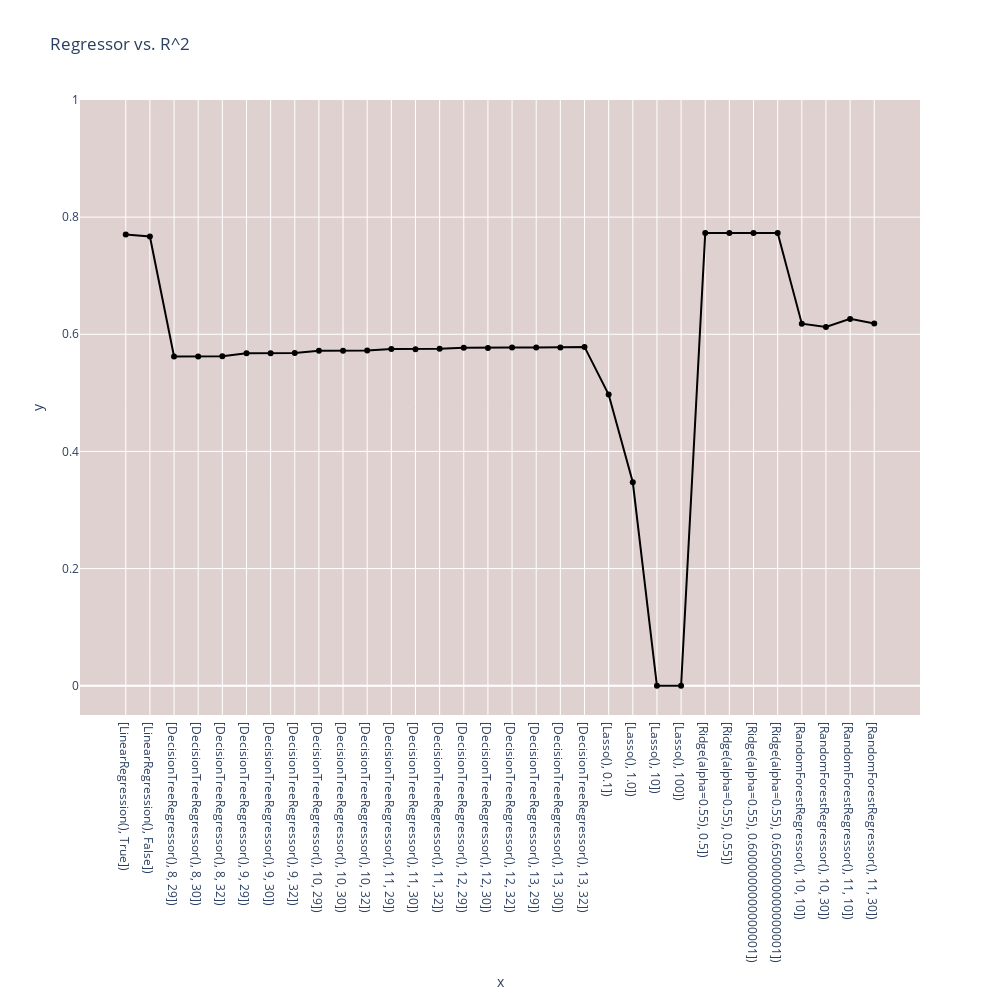

The notebook cell saved with this chart:
### Code cell
# line plot visualize the relationship between regressors and their R-squared scores:

fig = px.line(x=regressors,y=r2s,range_y=(-0.05,1),width=1000,height=1000,labels=True,
              title='Regressor vs. R^2', markers=True,color_discrete_sequence=['black'],)
fig.update_layout({  # more update settings
'plot_bgcolor': 'rgba(0.4, 0.1, 0.1, 0.2)',
'paper_bgcolor': 'rgba(0, 0, 0, 0)',
})

### Figure 1 — Plotly figure (JSON) as saved in the notebook; plotly's stock layout.template omitted (floating-point values rounded to 4 significant figures)
{"data": [{"hovertemplate": "x=%{x}<br>y=%{y}<extra></extra>", "legendgroup": "", "line": {"color": "black", "dash": "solid"}, "marker": {"symbol": "circle"}, "mode": "lines+markers", "name": "", "orientation": "v", "showlegend": false, "type": "scatter", "x": ["[LinearRegression(), True])", "[LinearRegression(), False])", "[DecisionTreeRegressor(), 8, 29])", "[DecisionTreeRegressor(), 8, 30])", "[DecisionTreeRegressor(), 8, 32])", "[DecisionTreeRegressor(), 9, 29])", "[DecisionTreeRegressor(), 9, 30])", "[DecisionTreeRegressor(), 9, 32])", "[DecisionTreeRegressor(), 10, 29])", "[DecisionTreeRegressor(), 10, 30])", "[DecisionTreeRegressor(), 10, 32])", "[DecisionTreeRegressor(), 11, 29])", "[DecisionTreeRegressor(), 11, 30])", "[DecisionTreeRegressor(), 11, 32])", "[DecisionTreeRegressor(), 12, 29])", "[DecisionTreeRegressor(), 12, 30])", "[DecisionTreeRegressor(), 12, 32])", "[DecisionTreeRegressor(), 13, 29])", "[DecisionTreeRegressor(), 13, 30])", "[DecisionTreeRegressor(), 13, 32])", "[Lasso(), 0.1])", "[Lasso(), 1.0])", "[Lasso(), 10])", "[Lasso(), 100])", "[Ridge(alpha=0.55), 0.5])", "[Ridge(alpha=0.55), 0.55])", "[Ridge(alpha=0.55), 0.6000000000000001])", "[Ridge(alpha=0.55), 0.6500000000000001])", "[RandomForestRegressor(), 10, 10])", "[RandomForestRegressor(), 10, 30])", "[RandomForestRegressor(), 11, 10])", "[RandomForestRegressor(), 11, 30])"], "xaxis": "x", "y": [0.7702, 0.767, 0.5622, 0.5622, 0.5625, 0.5677, 0.5677, 0.5679, 0.5719, 0.5718, 0.5721, 0.575, 0.5747, 0.5754, 0.5771, 0.5768, 0.5773, 0.5776, 0.5777, 0.5785, 0.4971, 0.3473, -8.437e-05, -8.437e-05, 0.7728, 0.7728, 0.7728, 0.7728, 0.6181, 0.6126, 0.6263, 0.6184], "yaxis": "y"}], "layout": {"height": 1000, "legend": {"tracegroupgap": 0}, "paper_bgcolor": "rgba(0, 0, 0, 0)", "plot_bgcolor": "rgba(102, 26, 26, 0.2)", "title": {"text": "Regressor vs. R^2"}, "width": 1000, "xaxis": {"anchor": "y", "autorange": true, "domain": [0, 1], "range": [-1.895, 32.89], "title": {"text": "x"}, "type": "category"}, "yaxis": {"anchor": "x", "domain": [0, 1], "range": [-0.05, 1], "title": {"text": "y"}, "type": "linear"}}}
